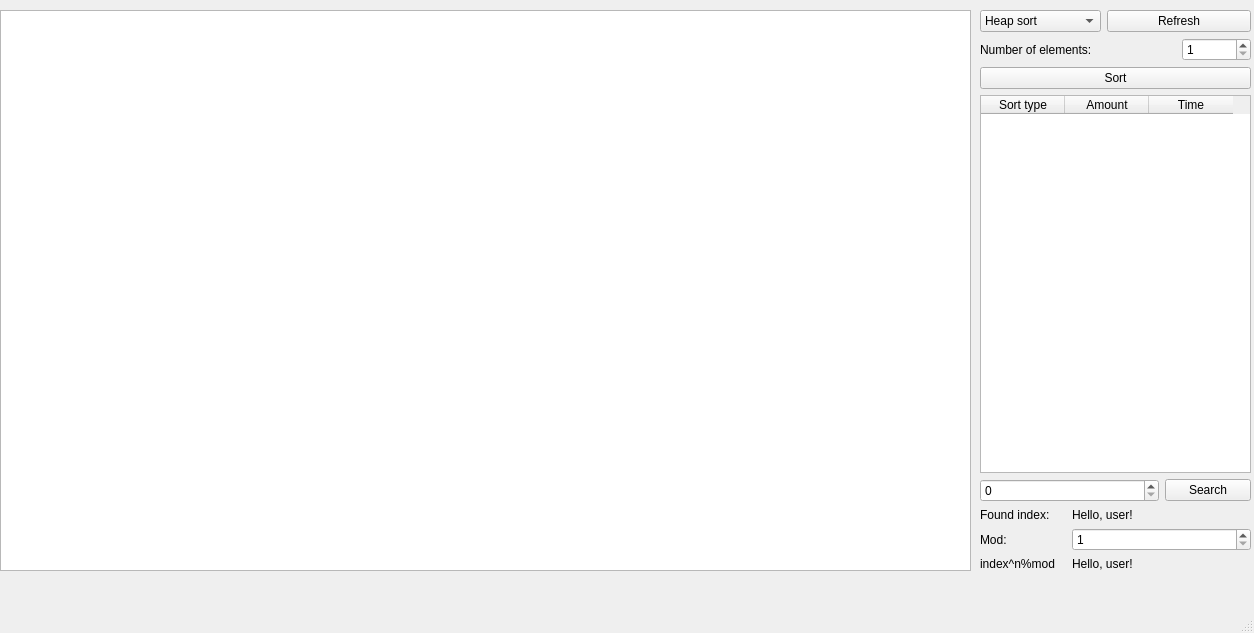
<?xml version="1.0" encoding="UTF-8"?>
<ui version="4.0">
 <class>MainWindow</class>
 <widget class="QMainWindow" name="MainWindow">
  <property name="geometry">
   <rect>
    <x>0</x>
    <y>0</y>
    <width>1254</width>
    <height>633</height>
   </rect>
  </property>
  <property name="minimumSize">
   <size>
    <width>200</width>
    <height>400</height>
   </size>
  </property>
  <property name="windowTitle">
   <string>MainWindow</string>
  </property>
  <widget class="QWidget" name="centralwidget">
   <widget class="QGraphicsView" name="graphicsView">
    <property name="geometry">
     <rect>
      <x>0</x>
      <y>10</y>
      <width>971</width>
      <height>561</height>
     </rect>
    </property>
   </widget>
   <widget class="QWidget" name="layoutWidget">
    <property name="geometry">
     <rect>
      <x>980</x>
      <y>10</y>
      <width>271</width>
      <height>561</height>
     </rect>
    </property>
    <layout class="QVBoxLayout" name="verticalLayout">
     <item>
      <layout class="QGridLayout" name="gridLayout_2">
       <item row="0" column="0">
        <widget class="QComboBox" name="comboBox">
         <item>
          <property name="text">
           <string>Heap sort</string>
          </property>
         </item>
         <item>
          <property name="text">
           <string>Quick sort</string>
          </property>
         </item>
         <item>
          <property name="text">
           <string>Merge sort</string>
          </property>
         </item>
         <item>
          <property name="text">
           <string>Interpolation sort</string>
          </property>
         </item>
        </widget>
       </item>
       <item row="0" column="1" colspan="2">
        <widget class="QPushButton" name="refresh">
         <property name="text">
          <string>Refresh</string>
         </property>
        </widget>
       </item>
       <item row="1" column="0" colspan="2">
        <widget class="QLabel" name="label">
         <property name="text">
          <string>Number of elements:</string>
         </property>
        </widget>
       </item>
       <item row="1" column="2">
        <widget class="QSpinBox" name="spinBox">
         <property name="minimum">
          <number>1</number>
         </property>
         <property name="maximum">
          <number>300</number>
         </property>
        </widget>
       </item>
       <item row="2" column="0" colspan="3">
        <widget class="QPushButton" name="sort">
         <property name="text">
          <string>Sort</string>
         </property>
        </widget>
       </item>
      </layout>
     </item>
     <item>
      <widget class="QTableWidget" name="tableWidget">
       <property name="editTriggers">
        <set>QAbstractItemView::NoEditTriggers</set>
       </property>
       <attribute name="horizontalHeaderMinimumSectionSize">
        <number>49</number>
       </attribute>
       <attribute name="horizontalHeaderDefaultSectionSize">
        <number>84</number>
       </attribute>
       <column>
        <property name="text">
         <string>Sort type</string>
        </property>
       </column>
       <column>
        <property name="text">
         <string>Amount</string>
        </property>
       </column>
       <column>
        <property name="text">
         <string>Time</string>
        </property>
       </column>
      </widget>
     </item>
     <item>
      <layout class="QGridLayout" name="gridLayout">
       <item row="1" column="1" colspan="2">
        <widget class="QLabel" name="label_2">
         <property name="text">
          <string>Hello, user!</string>
         </property>
        </widget>
       </item>
       <item row="3" column="1" colspan="2">
        <widget class="QLabel" name="label_3">
         <property name="text">
          <string>Hello, user!</string>
         </property>
        </widget>
       </item>
       <item row="1" column="0">
        <widget class="QLabel" name="label_4">
         <property name="text">
          <string>Found index:</string>
         </property>
        </widget>
       </item>
       <item row="3" column="0">
        <widget class="QLabel" name="label_5">
         <property name="text">
          <string>index^n%mod</string>
         </property>
        </widget>
       </item>
       <item row="0" column="2">
        <widget class="QPushButton" name="search">
         <property name="text">
          <string>Search</string>
         </property>
        </widget>
       </item>
       <item row="0" column="0" colspan="2">
        <widget class="QSpinBox" name="spinBox_2">
         <property name="minimum">
          <number>0</number>
         </property>
         <property name="maximum">
          <number>999</number>
         </property>
        </widget>
       </item>
       <item row="2" column="0">
        <widget class="QLabel" name="label_6">
         <property name="text">
          <string>Mod:</string>
         </property>
        </widget>
       </item>
       <item row="2" column="1" colspan="2">
        <widget class="QSpinBox" name="spinBox_3">
         <property name="minimum">
          <number>1</number>
         </property>
         <property name="maximum">
          <number>2000000000</number>
         </property>
        </widget>
       </item>
      </layout>
     </item>
    </layout>
   </widget>
  </widget>
  <widget class="QMenuBar" name="menubar">
   <property name="geometry">
    <rect>
     <x>0</x>
     <y>0</y>
     <width>1254</width>
     <height>30</height>
    </rect>
   </property>
  </widget>
  <widget class="QStatusBar" name="statusbar"/>
 </widget>
 <resources/>
 <connections/>
</ui>
